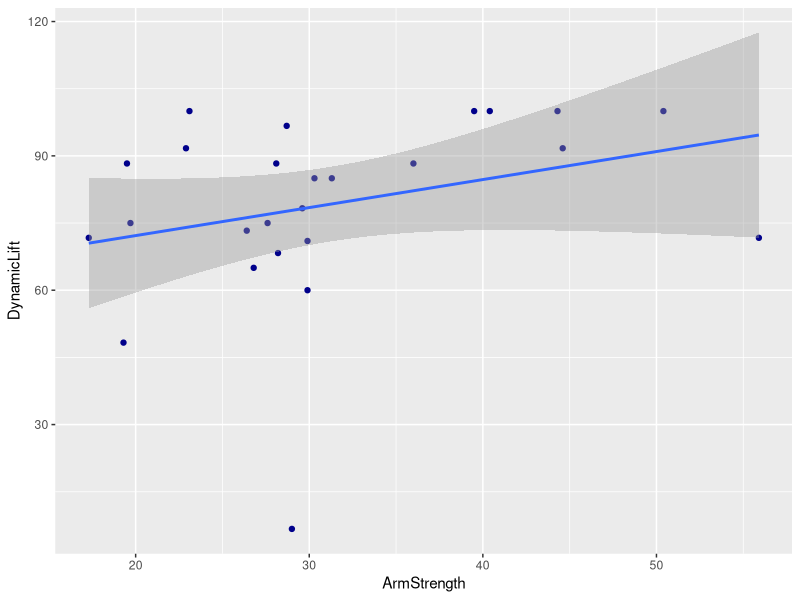

The R script that drew this image:
# prepare the tools
library(ggplot2)

# prepare the data
arm_strength <- c(
    17.3, 19.3, 19.5, 19.7, 22.9, 23.1, 26.4,
    26.8, 27.6, 28.1, 28.2, 28.7, 29.0, 29.6,
    29.9, 29.9, 30.3, 31.3, 36.0, 39.5, 40.4, 44.3, 44.6,
    50.4, 55.9
)
dynamic_lift <- c(
    71.7, 48.3, 88.3, 75.0, 91.7, 100.0,
    73.3, 65.0, 75.0, 88.3, 68.3, 96.7,
    6.7, 78.3, 60.0, 71., 85.0, 85.0, 88.3,
    100.0, 100.0, 100.0, 91.7, 100.0, 71.7
)
length(arm_strength) == length(dynamic_lift)

df_vpiandsu <- data.frame(
    "ArmStrength" = arm_strength,
    "DynamicLift" = dynamic_lift
)
summary(df_vpiandsu) # glimpse at data

# linear models (least squares method)
lm(formula = "DynamicLift~ArmStrength", data = df_vpiandsu)

# visualize
ggplot(df_vpiandsu, aes(ArmStrength, DynamicLift)) +
    geom_point(color = "darkblue") +
    geom_smooth(method = lm, formula = "y~x")
